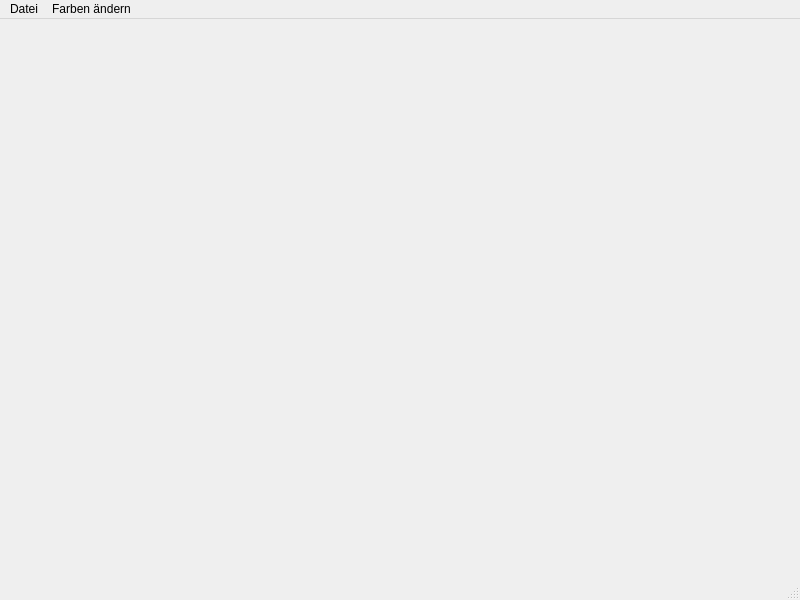
<?xml version="1.0" encoding="UTF-8"?>
<ui version="4.0">
 <class>MainWindow</class>
 <widget class="QMainWindow" name="MainWindow">
  <property name="geometry">
   <rect>
    <x>0</x>
    <y>0</y>
    <width>800</width>
    <height>600</height>
   </rect>
  </property>
  <property name="windowTitle">
   <string>W5T5 Übung Widgets und Mausevents</string>
  </property>
  <widget class="QWidget" name="centralwidget">
   <widget class="MovableWidget" name="widget" native="true">
    <property name="geometry">
     <rect>
      <x>10</x>
      <y>20</y>
      <width>150</width>
      <height>150</height>
     </rect>
    </property>
   </widget>
   <widget class="MovableWidget" name="widgetTwo" native="true">
    <property name="geometry">
     <rect>
      <x>590</x>
      <y>180</y>
      <width>150</width>
      <height>150</height>
     </rect>
    </property>
   </widget>
  </widget>
  <widget class="QMenuBar" name="menubar">
   <property name="geometry">
    <rect>
     <x>0</x>
     <y>0</y>
     <width>800</width>
     <height>22</height>
    </rect>
   </property>
   <widget class="QMenu" name="menuDatei">
    <property name="title">
     <string>Datei</string>
    </property>
    <addaction name="actionExit"/>
   </widget>
   <widget class="QMenu" name="menuChangeColours">
    <property name="title">
     <string>Farben ändern</string>
    </property>
    <addaction name="actionChangeCollisionColour"/>
    <addaction name="actionChangeCollisionFreeColour"/>
   </widget>
   <addaction name="menuDatei"/>
   <addaction name="menuChangeColours"/>
  </widget>
  <widget class="QStatusBar" name="statusbar"/>
  <action name="actionExit">
   <property name="icon">
    <iconset theme="QIcon::ThemeIcon::ApplicationExit"/>
   </property>
   <property name="text">
    <string>Beenden</string>
   </property>
  </action>
  <action name="actionChangeCollisionColour">
   <property name="text">
    <string>Farbe bei Kollision ändern ...</string>
   </property>
  </action>
  <action name="actionChangeCollisionFreeColour">
   <property name="text">
    <string>Farbe bei Kollisionsfreiheit ändern ...</string>
   </property>
  </action>
 </widget>
 <customwidgets>
  <customwidget>
   <class>MovableWidget</class>
   <extends>QWidget</extends>
   <header>movablewidget.h</header>
   <container>1</container>
  </customwidget>
 </customwidgets>
 <resources/>
 <connections/>
</ui>
